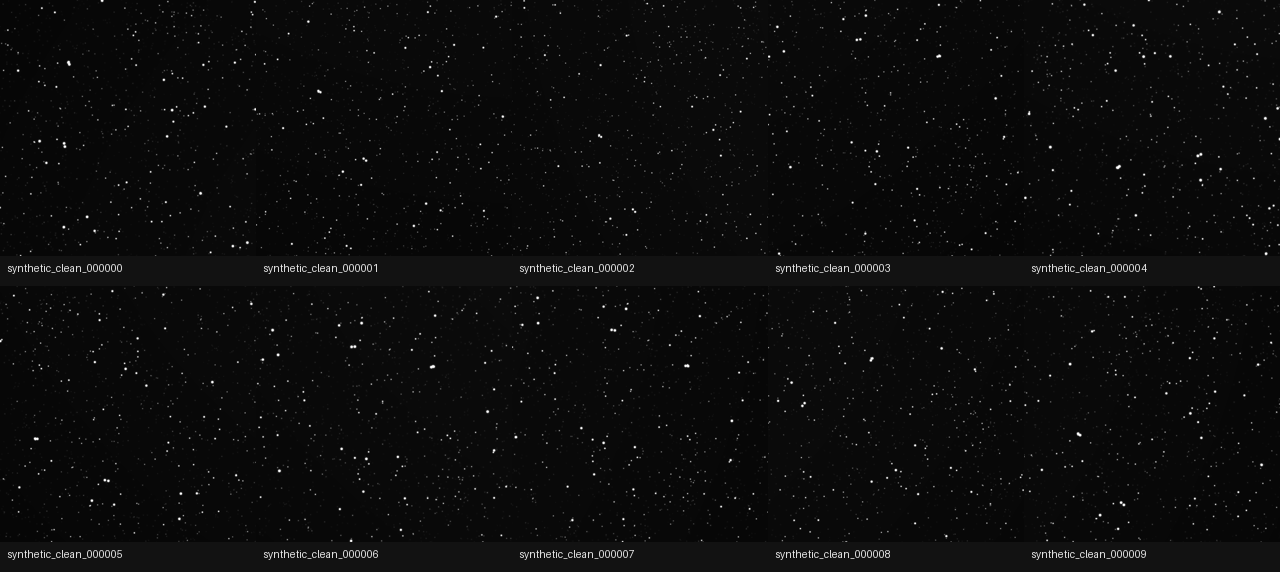
#> input picture data/qc_reports/clean_synthetic_v001/sample_grid.png, 1280 x 572 px; its folder holds only this picture in this run
$ python -i detector.py   (imports and definitions only)
#> lines starting #> are read from the running program, lines starting #| are printed output that depends on the picture
#> further down, picture is the input picture: shape (572, 1280); min 2, max 255, mean 11.7
### star_agent/downstream/common/image_ops.py
#!/usr/bin/env python3
# -*- coding: utf-8 -*-

"""下游检测器通用图像与几何工具。"""

from __future__ import annotations

import json
from pathlib import Path
from typing import Any

import numpy as np
from PIL import Image
from scipy import ndimage as ndi

IMAGE_SUFFIXES = {".png", ".jpg", ".jpeg", ".bmp", ".tif", ".tiff"}


# [77 lines left out: functions ensure_dir, read_gray_float, save_mask, write_json, append_jsonl, not called in this run]


def robust_background(image: np.ndarray, mask: np.ndarray | None = None) -> tuple[float, float]:
    """估计背景中位数和鲁棒噪声。

    输入:
    - `image`: HxW 灰度图。
    - `mask`: 可选有效区域 mask，True 表示参与估计。

    输出:
    - `(median, sigma)`。
    """

    values = image[mask > 0] if mask is not None else image.reshape(-1)
    values = values[np.isfinite(values)]
    if values.size == 0:
        values = image.reshape(-1)
    med = float(np.median(values))
    mad = float(np.median(np.abs(values - med)))
    sigma = 1.4826 * mad
    if sigma < 1e-6:
        sigma = float(np.std(values) + 1e-6)
    return med, sigma


def connected_components(binary: np.ndarray) -> list[dict[str, Any]]:
    """提取二值图连通域。

    输入:
    - `binary`: HxW bool 二值图。

    输出:
    - 连通域列表，每个元素包含 label、slice、coords。
    """

    labels, num = ndi.label(binary > 0)
    objects = ndi.find_objects(labels)
    comps: list[dict[str, Any]] = []
    for label_id, slc in enumerate(objects, start=1):
        if slc is None:
            continue
        yy, xx = np.nonzero(labels[slc] == label_id)
        if yy.size == 0:
            continue
        y0 = int(slc[0].start)
        x0 = int(slc[1].start)
        coords = np.stack([yy + y0, xx + x0], axis=1)
        comps.append({"label": label_id, "slice": slc, "coords": coords})
    return comps


# [74 lines left out: functions weighted_centroid, component_shape, image_files, not called in this run]

### star_agent/downstream/star_detection/blob/detector.py
#!/usr/bin/env python3
# -*- coding: utf-8 -*-

"""轻量星点检测和质心估计器。"""

from __future__ import annotations

from typing import Any

import numpy as np
from scipy import ndimage as ndi

from ...common.image_ops import connected_components, robust_background, weighted_centroid


def detect_stars(image: np.ndarray, cfg: dict[str, Any] | None = None) -> tuple[list[dict[str, Any]], np.ndarray]:
    """检测星点候选并生成 star pseudo mask。

    输入:
    - `image`: HxW `[0, 1]` 灰度图。
    - `cfg`: 检测配置。

    输出:
    - `(candidates, mask)`。

    设计动机:
    - 作为在线 proxy，不依赖 GT。
    - 真实 clean 上生成的是 pseudo mask，不能等同于严格真值。
    """

    cfg = cfg or {}
    bg_sigma = float(cfg.get("background_sigma", 9.0))
    smooth_sigma = float(cfg.get("smooth_sigma", 0.8))
    threshold_sigma = float(cfg.get("threshold_sigma", 4.5))
    min_area = int(cfg.get("min_area", 2))
    max_area = int(cfg.get("max_area", 80))
    min_snr = float(cfg.get("min_snr", 4.0))
    dilation = int(cfg.get("mask_dilation", 2))

    background_map = ndi.gaussian_filter(image, sigma=bg_sigma)
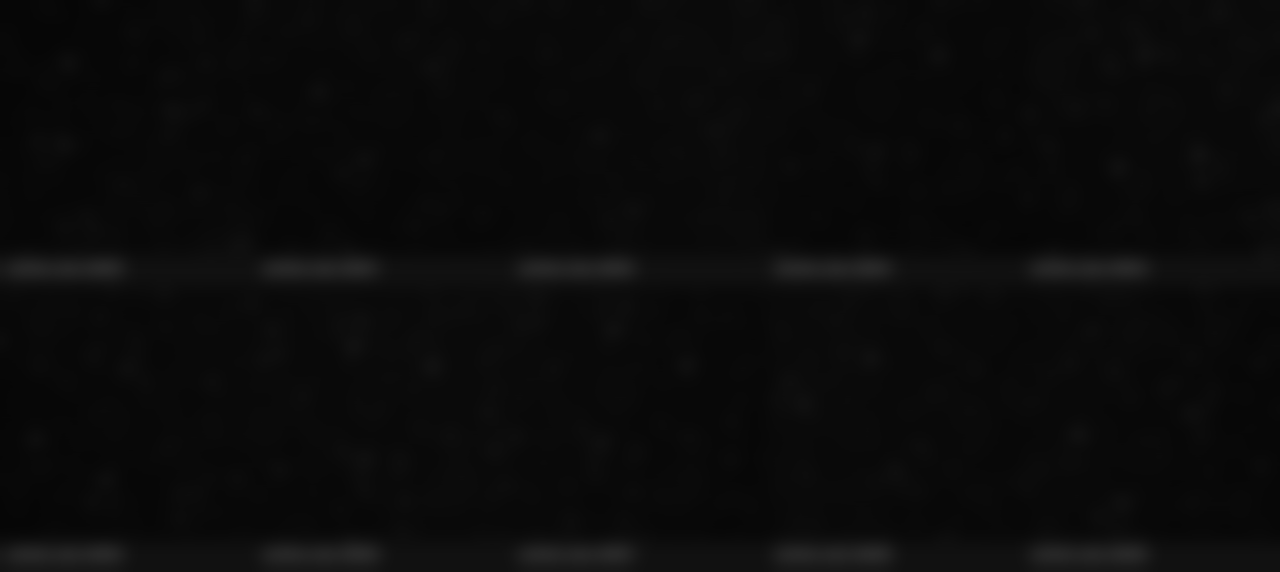
#> background_map: shape (572, 1280); min 6, max 40, mean 10.8
    residual = np.clip(image - background_map, 0.0, None)
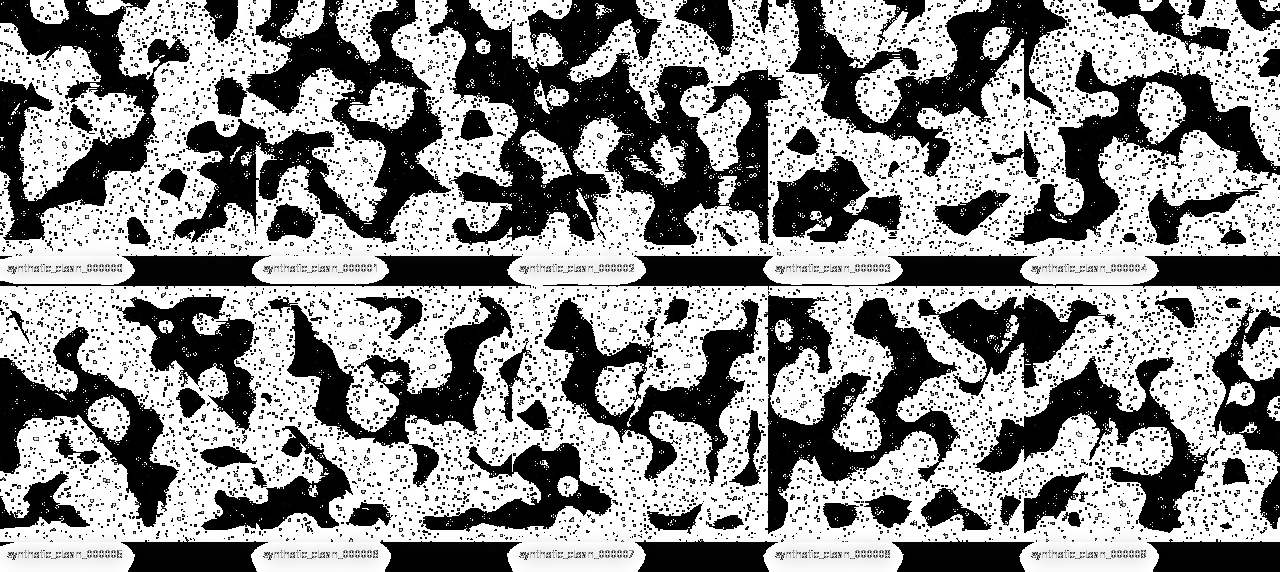
#> residual: shape (572, 1280) float64; min 0, max 255, mean 140.9
    smoothed = ndi.gaussian_filter(residual, sigma=smooth_sigma)
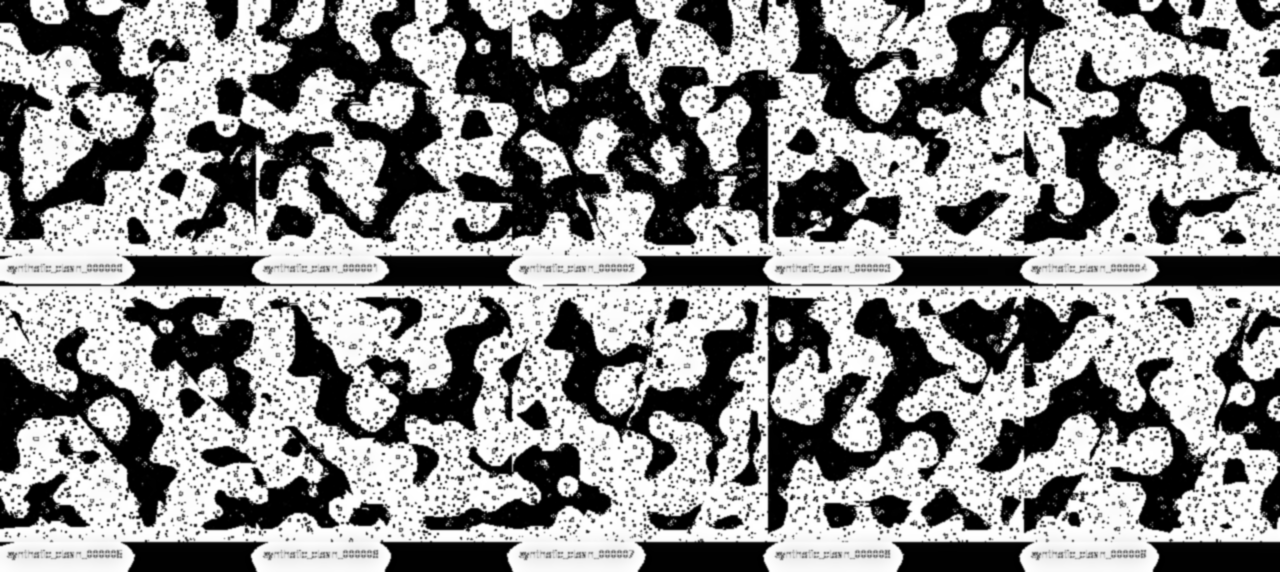
#> smoothed: shape (572, 1280) float64; min 0, max 255, mean 140.9; drawn with min black and max white
    med, sigma = robust_background(smoothed)
#> in robust_background, `med = float(np.median(values))`: med = 192.1
#> in robust_background, `mad = float(np.median(np.abs(values - med)))`: mad = 62.81
#> in robust_background, `sigma = 1.4826 * mad`: sigma = 93.12
#> med = 192.1; sigma = 93.12
    binary = smoothed > (med + threshold_sigma * sigma)
#> binary: shape (572, 1280) bool; every value is 0

    candidates: list[dict[str, Any]] = []
    mask = np.zeros_like(image, dtype=bool)
    for comp in connected_components(binary):
#> in connected_components, `labels, num = ndi.label(binary > 0)`: labels: shape (572, 1280) int32; every value is 0
#> in connected_components, `labels, num = ndi.label(binary > 0)`: num = 0
        coords = comp["coords"]
        area = int(coords.shape[0])
        if area < min_area or area > max_area:
            continue
        yy = coords[:, 0]
        xx = coords[:, 1]
        peak = float(residual[yy, xx].max())
        snr = peak / max(sigma, 1e-6)
        if snr < min_snr:
            continue
        cx, cy, flux = weighted_centroid(image, coords, float(np.median(background_map[yy, xx])))
        radius = float(np.sqrt(area / np.pi))
        candidates.append(
            {
                "id": len(candidates),
                "x": cx,
                "y": cy,
                "area": area,
                "snr": float(snr),
                "flux": flux,
                "fwhm_px_est": max(1.0, 2.355 * radius / 2.0),
                "peak": float(image[yy, xx].max()),
                "detector": "star_blob_v001",
            }
        )
        mask[yy, xx] = True
#> this loop made 0 passes
#> after the loop, candidates = []

    if dilation > 0 and mask.any():
        mask = ndi.binary_dilation(mask, iterations=dilation)
    return candidates, mask


def summarize_star_candidates(candidates: list[dict[str, Any]]) -> dict[str, float | int]:
    """把星点候选压缩为 policy 可用 proxy 特征。

    输入:
    - `candidates`: 星点候选列表。

    输出:
    - proxy 指标字典。
    """

    if not candidates:
        return {"detected_star_count": 0, "star_snr_mean": 0.0, "star_fwhm_mean": 0.0}
    return {
        "detected_star_count": len(candidates),
        "star_snr_mean": float(np.mean([c["snr"] for c in candidates])),
        "star_fwhm_mean": float(np.mean([c["fwhm_px_est"] for c in candidates])),
    }

>>> import cv2
>>> picture = cv2.imread('../../../../data/qc_reports/clean_synthetic_v001/sample_grid.png', cv2.IMREAD_GRAYSCALE)
>>> result = detect_stars(picture)
